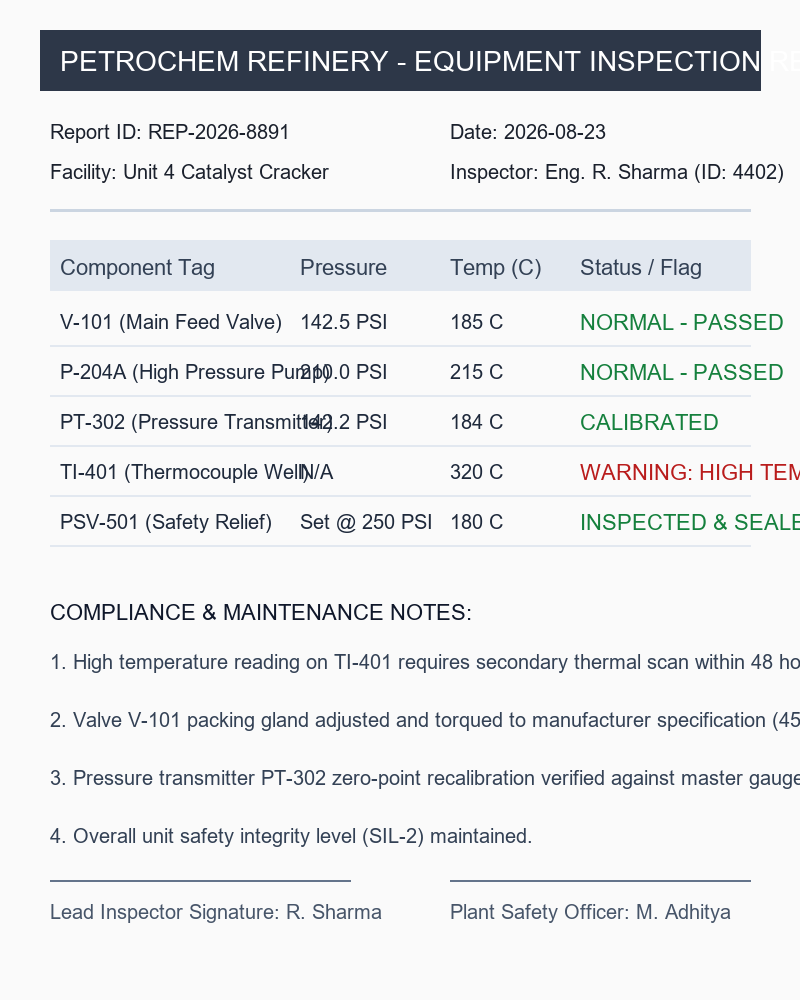
#> input picture backend/data/workspaces/4af0f2e2-f340-44ec-bd77-bc044c27efbb_attached.png, 800 x 1000 px
$ python -i preprocess.py   (imports and definitions only)
#> lines starting #> are read from the running program, lines starting #| are printed output that depends on the picture
#> further down, picture is the input picture: PIL image 800x1000 RGB; mean R, G, B 229.1, 230.7, 232.4
"""
OCR Preprocessing — Phase 1 implementation (M4).

preprocess_pdf_page() / preprocess_image() prepare scanned images for OCR
by: converting to grayscale, normalising resolution to 300 DPI,
applying adaptive thresholding, and returning a cleaned PIL Image.

Dependencies: Pillow (already in requirements.txt in Phase 1 additions).
In Phase 2/5, PaddleOCR or Tesseract will be called on the output image.
"""
from __future__ import annotations
import io
import logging
from pathlib import Path

logger = logging.getLogger(__name__)

try:
    from PIL import Image, ImageOps, ImageFilter
    _PIL_AVAILABLE = True
except ImportError:
    _PIL_AVAILABLE = False
    logger.warning("Pillow not installed — OCR preprocessing will return stub output.")

TARGET_DPI = 300  # standard for OCR accuracy


def _pil_preprocess(image: "Image.Image") -> "Image.Image":
    """
    Core preprocessing pipeline applied to a single PIL Image:
    1. Convert to grayscale
    2. Resize to TARGET_DPI if original DPI is lower
    3. Apply autocontrast to normalise brightness
    4. Sharpen to improve character edges
    """
    # Step 1: Grayscale
    image = image.convert("L")

    # Step 2: Auto-contrast (normalises histogram)
    image = ImageOps.autocontrast(image, cutoff=2)
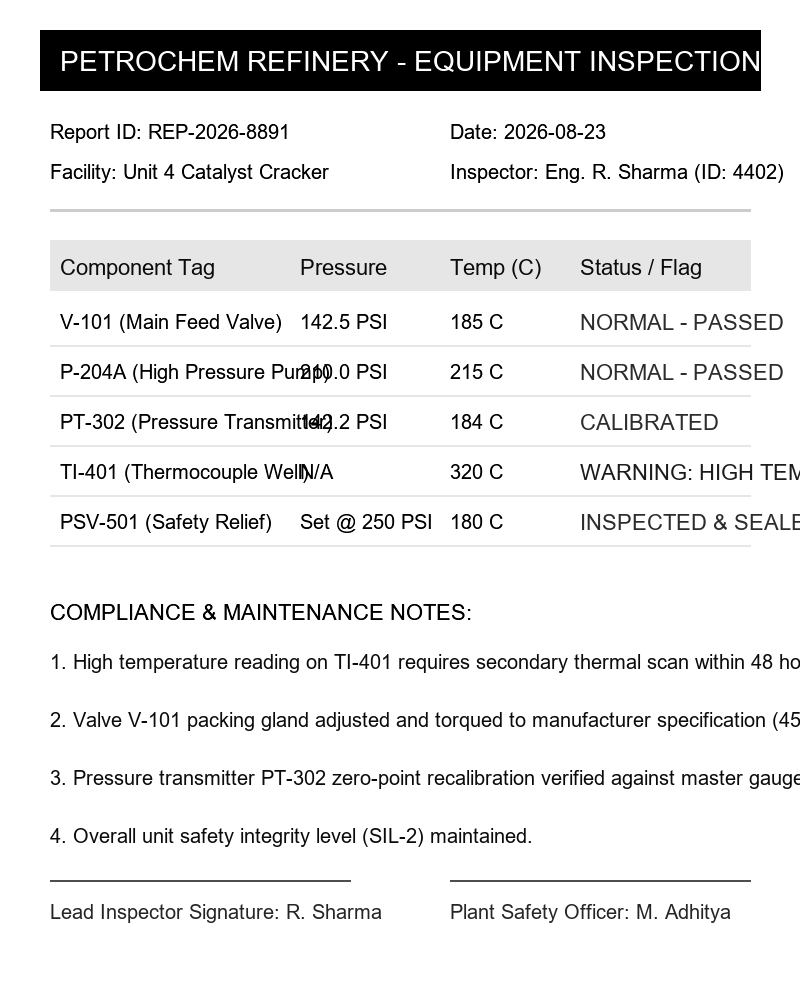
#> image: PIL image 800x1000 L; min 0, max 255, mean 229.7

    # Step 3: Sharpening pass
    image = image.filter(ImageFilter.SHARPEN)

    return image


# [145 lines left out: functions preprocess_image, preprocess_image_bytes, preprocess_pdf_page, not called in this run]

>>> from PIL import Image
>>> picture = Image.open('../data/workspaces/4af0f2e2-f340-44ec-bd77-bc044c27efbb_attached.png')
>>> result = _pil_preprocess(picture)

$ run again, on backend/data/workspaces/c25164cf-ffff-4c46-a968-5e614c145b05_attached.png
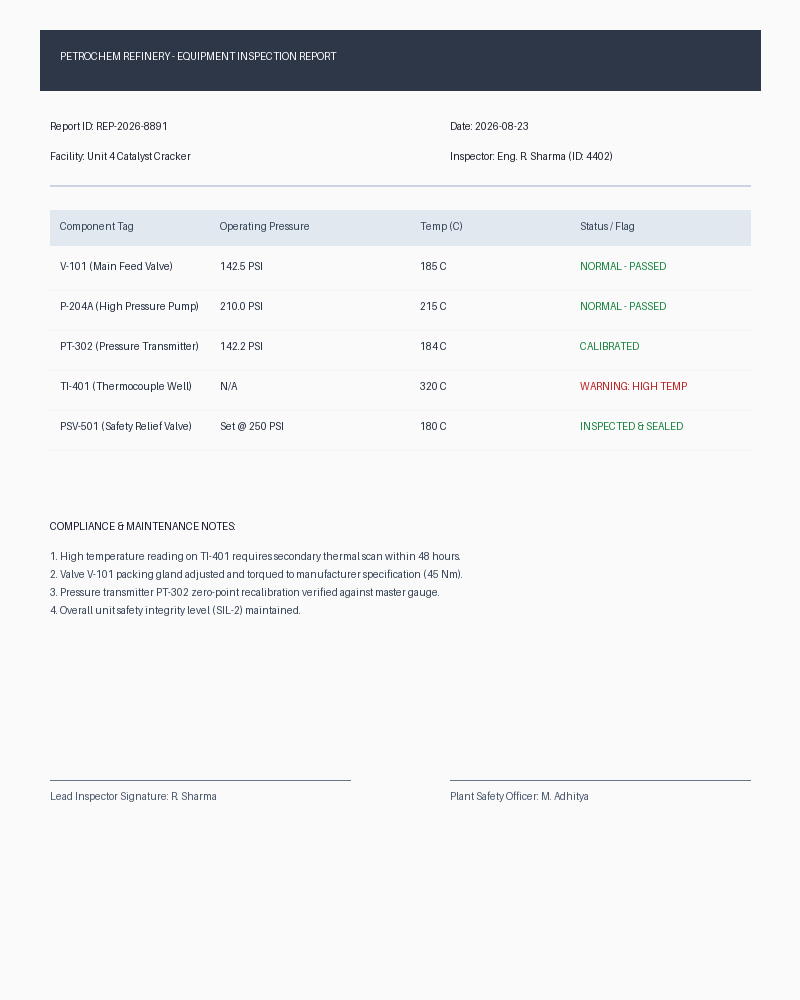
#> input picture backend/data/workspaces/c25164cf-ffff-4c46-a968-5e614c145b05_attached.png, 800 x 1000 px
#> picture is the input picture: PIL image 800x1000 RGB; mean R, G, B 235.5, 236.5, 237.8
#> in _pil_preprocess, `image = ImageOps.autocontrast(image, cutoff=2)`:
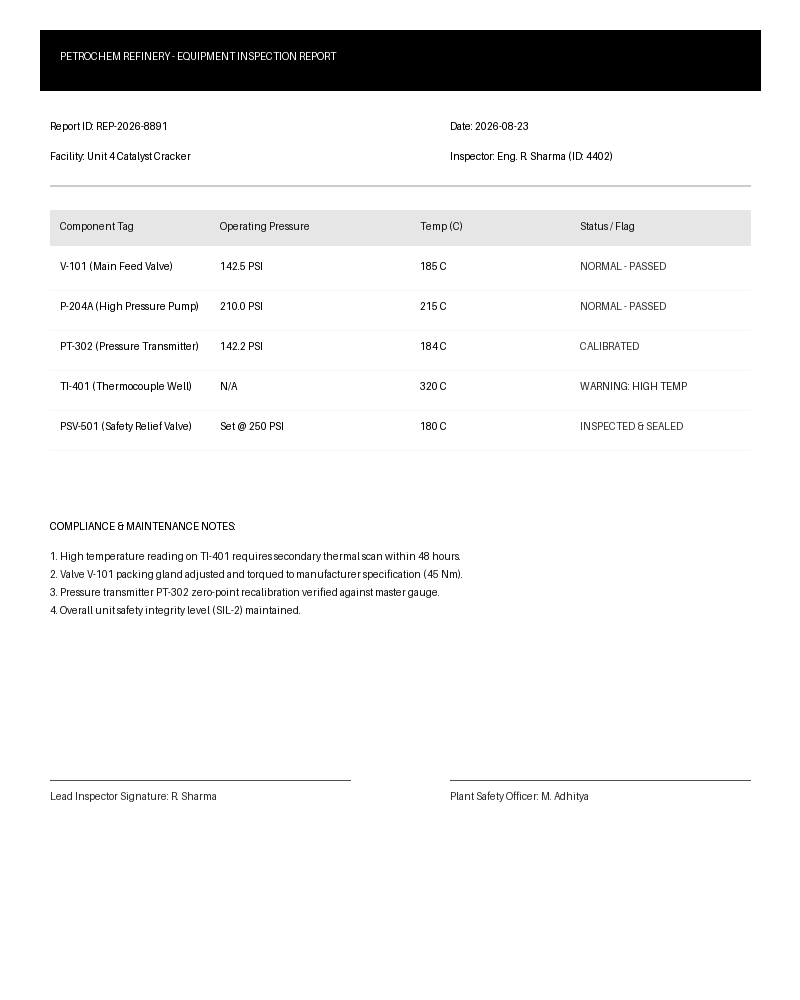
#> image: PIL image 800x1000 L; min 0, max 255, mean 237.2
